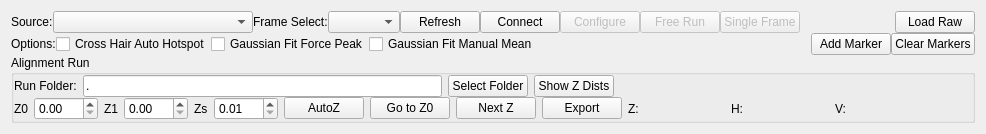
        <widget class="QWidget" name="tab_LaserProfiler">
         <attribute name="title">
          <string>Laser Alignment</string>
         </attribute>
         <layout class="QVBoxLayout" name="verticalLayout_6" stretch="0,0,0,1">
          <property name="spacing">
           <number>0</number>
          </property>
          <item>
           <layout class="QHBoxLayout" name="horizontalLayout">
            <item>
             <widget class="QLabel" name="label_5">
              <property name="text">
               <string>Source:</string>
              </property>
             </widget>
            </item>
            <item>
             <widget class="QComboBox" name="comboBox_CamSource">
              <property name="minimumSize">
               <size>
                <width>200</width>
                <height>0</height>
               </size>
              </property>
             </widget>
            </item>
            <item>
             <widget class="QLabel" name="label_14">
              <property name="text">
               <string>Frame Select:</string>
              </property>
             </widget>
            </item>
            <item>
             <widget class="QComboBox" name="comboBox_FrameSelect"/>
            </item>
            <item>
             <widget class="QPushButton" name="pushButton_CamRefresh">
              <property name="text">
               <string>Refresh</string>
              </property>
             </widget>
            </item>
            <item>
             <widget class="QPushButton" name="pushButton_CamConn">
              <property name="text">
               <string>Connect</string>
              </property>
              <property name="checkable">
               <bool>true</bool>
              </property>
             </widget>
            </item>
            <item>
             <widget class="QPushButton" name="pushButton_CAM_Config">
              <property name="enabled">
               <bool>false</bool>
              </property>
              <property name="text">
               <string>Configure</string>
              </property>
             </widget>
            </item>
            <item>
             <widget class="QPushButton" name="pushButton_FreeRun">
              <property name="enabled">
               <bool>false</bool>
              </property>
              <property name="text">
               <string>Free Run</string>
              </property>
              <property name="checkable">
               <bool>true</bool>
              </property>
             </widget>
            </item>
            <item>
             <widget class="QPushButton" name="pushButton_Single">
              <property name="enabled">
               <bool>false</bool>
              </property>
              <property name="text">
               <string>Single Frame</string>
              </property>
             </widget>
            </item>
            <item>
             <spacer name="horizontalSpacer">
              <property name="orientation">
               <enum>Qt::Horizontal</enum>
              </property>
              <property name="sizeHint" stdset="0">
               <size>
                <width>40</width>
                <height>20</height>
               </size>
              </property>
             </spacer>
            </item>
            <item>
             <widget class="QPushButton" name="pushButton_LP_LoadRaw">
              <property name="text">
               <string>Load Raw</string>
              </property>
             </widget>
            </item>
           </layout>
          </item>
          <item>
           <layout class="QHBoxLayout" name="horizontalLayout_10">
            <item>
             <widget class="QLabel" name="label_15">
              <property name="text">
               <string>Options:</string>
              </property>
             </widget>
            </item>
            <item>
             <widget class="QCheckBox" name="checkBox_LP_auto_crosshair">
              <property name="text">
               <string>Cross Hair Auto Hotspot</string>
              </property>
             </widget>
            </item>
            <item>
             <widget class="QCheckBox" name="checkBox_LP_gaussian_force">
              <property name="text">
               <string>Gaussian Fit Force Peak</string>
              </property>
             </widget>
            </item>
            <item>
             <widget class="QCheckBox" name="checkBox_LP_gaussian_manual">
              <property name="text">
               <string>Gaussian Fit Manual Mean</string>
              </property>
             </widget>
            </item>
            <item>
             <spacer name="horizontalSpacer_2">
              <property name="orientation">
               <enum>Qt::Horizontal</enum>
              </property>
              <property name="sizeHint" stdset="0">
               <size>
                <width>40</width>
                <height>20</height>
               </size>
              </property>
             </spacer>
            </item>
            <item>
             <widget class="QPushButton" name="pushButton_LP_AddMarker">
              <property name="text">
               <string>Add Marker</string>
              </property>
             </widget>
            </item>
            <item>
             <widget class="QPushButton" name="pushButton_LP_ClearMarkers">
              <property name="text">
               <string>Clear Markers</string>
              </property>
             </widget>
            </item>
           </layout>
          </item>
          <item>
           <widget class="QGroupBox" name="groupBox">
            <property name="title">
             <string>Alignment Run</string>
            </property>
            <layout class="QVBoxLayout" name="verticalLayout_5">
             <property name="spacing">
              <number>0</number>
             </property>
             <property name="leftMargin">
              <number>0</number>
             </property>
             <property name="topMargin">
              <number>0</number>
             </property>
             <property name="rightMargin">
              <number>0</number>
             </property>
             <property name="bottomMargin">
              <number>0</number>
             </property>
             <item>
              <layout class="QHBoxLayout" name="horizontalLayout_12">
               <property name="spacing">
                <number>6</number>
               </property>
               <item>
                <widget class="QLabel" name="label_17">
                 <property name="text">
                  <string>Run Folder:</string>
                 </property>
                </widget>
               </item>
               <item>
                <widget class="QLineEdit" name="lineEdit_LaserAlignmentFolder">
                 <property name="sizePolicy">
                  <sizepolicy hsizetype="Expanding" vsizetype="Fixed">
                   <horstretch>0</horstretch>
                   <verstretch>0</verstretch>
                  </sizepolicy>
                 </property>
                 <property name="text">
                  <string>.</string>
                 </property>
                </widget>
               </item>
               <item>
                <widget class="QPushButton" name="pushButton_LaserAlignmentFolderSelect">
                 <property name="text">
                  <string>Select Folder</string>
                 </property>
                </widget>
               </item>
               <item>
                <widget class="QPushButton" name="pushButton_ShowZDistWin">
                 <property name="text">
                  <string>Show Z Dists</string>
                 </property>
                </widget>
               </item>
               <item>
                <spacer name="horizontalSpacer_6">
                 <property name="orientation">
                  <enum>Qt::Horizontal</enum>
                 </property>
                 <property name="sizeHint" stdset="0">
                  <size>
                   <width>40</width>
                   <height>20</height>
                  </size>
                 </property>
                </spacer>
               </item>
              </layout>
             </item>
             <item>
              <layout class="QHBoxLayout" name="horizontalLayout_11">
               <property name="spacing">
                <number>6</number>
               </property>
               <item>
                <widget class="QLabel" name="label">
                 <property name="text">
                  <string>Z0</string>
                 </property>
                </widget>
               </item>
               <item>
                <widget class="QDoubleSpinBox" name="doubleSpinBox_Z0">
                 <property name="keyboardTracking">
                  <bool>false</bool>
                 </property>
                 <property name="maximum">
                  <double>200.000000000000000</double>
                 </property>
                </widget>
               </item>
               <item>
                <widget class="QLabel" name="label_12">
                 <property name="text">
                  <string>Z1</string>
                 </property>
                </widget>
               </item>
               <item>
                <widget class="QDoubleSpinBox" name="doubleSpinBox_Z1">
                 <property name="keyboardTracking">
                  <bool>false</bool>
                 </property>
                 <property name="maximum">
                  <double>200.000000000000000</double>
                 </property>
                </widget>
               </item>
               <item>
                <widget class="QLabel" name="label_13">
                 <property name="text">
                  <string>Zs</string>
                 </property>
                </widget>
               </item>
               <item>
                <widget class="QDoubleSpinBox" name="doubleSpinBox_Zs">
                 <property name="keyboardTracking">
                  <bool>false</bool>
                 </property>
                 <property name="minimum">
                  <double>0.010000000000000</double>
                 </property>
                 <property name="maximum">
                  <double>100.000000000000000</double>
                 </property>
                 <property name="singleStep">
                  <double>0.010000000000000</double>
                 </property>
                 <property name="value">
                  <double>0.010000000000000</double>
                 </property>
                </widget>
               </item>
               <item>
                <widget class="QPushButton" name="pushButton_RunAutoZ">
                 <property name="toolTip">
                  <string>Require AOTF, PZT, Camera</string>
                 </property>
                 <property name="text">
                  <string>AutoZ</string>
                 </property>
                </widget>
               </item>
               <item>
                <widget class="QPushButton" name="pushButton_GotoZ0">
                 <property name="text">
                  <string>Go to Z0</string>
                 </property>
                </widget>
               </item>
               <item>
                <widget class="QPushButton" name="pushButton_NextZ">
                 <property name="text">
                  <string>Next Z</string>
                 </property>
                </widget>
               </item>
               <item>
                <widget class="QPushButton" name="pushButton_ExportProfile">
                 <property name="text">
                  <string>Export</string>
                 </property>
                </widget>
               </item>
               <item>
                <widget class="QLabel" name="label_18">
                 <property name="text">
                  <string>Z:</string>
                 </property>
                </widget>
               </item>
               <item>
                <widget class="QLabel" name="label_LaserAlign_CurrZ">
                 <property name="minimumSize">
                  <size>
                   <width>80</width>
                   <height>0</height>
                  </size>
                 </property>
                 <property name="text">
                  <string/>
                 </property>
                </widget>
               </item>
               <item>
                <widget class="QLabel" name="label_19">
                 <property name="text">
                  <string>H:</string>
                 </property>
                </widget>
               </item>
               <item>
                <widget class="QLabel" name="label_LaserAlign_HDist">
                 <property name="minimumSize">
                  <size>
                   <width>80</width>
                   <height>0</height>
                  </size>
                 </property>
                 <property name="text">
                  <string/>
                 </property>
                </widget>
               </item>
               <item>
                <widget class="QLabel" name="label_20">
                 <property name="text">
                  <string>V:</string>
                 </property>
                </widget>
               </item>
               <item>
                <widget class="QLabel" name="label_LaserAlign_VDist">
                 <property name="minimumSize">
                  <size>
                   <width>80</width>
                   <height>0</height>
                  </size>
                 </property>
                 <property name="text">
                  <string/>
                 </property>
                </widget>
               </item>
               <item>
                <spacer name="horizontalSpacer_3">
                 <property name="orientation">
                  <enum>Qt::Horizontal</enum>
                 </property>
                 <property name="sizeHint" stdset="0">
                  <size>
                   <width>40</width>
                   <height>20</height>
                  </size>
                 </property>
                </spacer>
               </item>
              </layout>
             </item>
            </layout>
           </widget>
          </item>
          <item>
           <widget class="LaserProfilerWidget" name="widget_LaserProfiler" native="true"/>
          </item>
         </layout>
        </widget>
